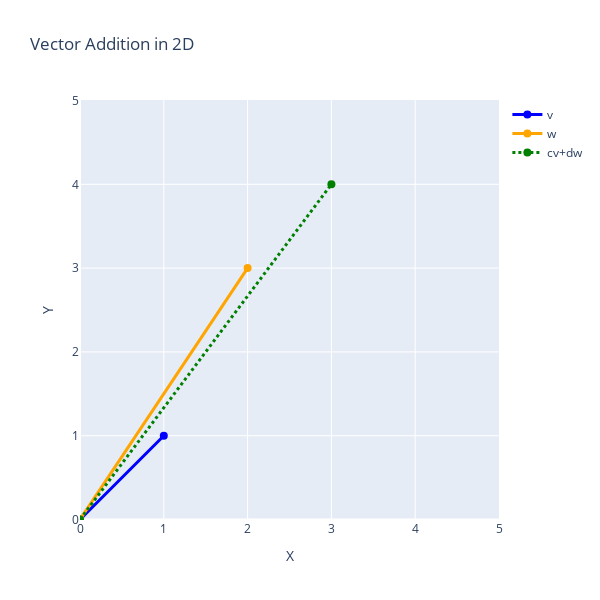

Notebook source saved alongside this figure:
### Code cell
# Create a figure
fig = go.Figure()

# Add vector v
fig.add_trace(go.Scatter(x=[0 ,v[0]], y=[0,v[1]],
                         mode = 'lines+markers', name = 'v',
                         line = dict(color = 'blue', width = 3),
                         marker = dict(size = 8)))

# Add vector w
fig.add_trace(go.Scatter(x=[0 ,w[0]], y=[0,w[1]],
                         mode = 'lines+markers', name = 'w',
                         line = dict(color = 'orange', width = 3),
                         marker = dict(size = 8)))


# Add the sum vector (v + w)
fig.add_trace(go.Scatter(x=[0 ,linear_combination[0]], y=[0,linear_combination[1]],
                         mode = 'lines+markers', name = 'cv+dw',
                         line = dict(color = 'green', width = 3, dash = 'dot'),
                         marker = dict(size = 8)))

# Set the layout
fig.update_layout(title = "Vector Addition in 2D",
                  xaxis = dict(range=[0, 5], zeroline = True, title = 'X'),
                  yaxis = dict(range=[0, 5], zeroline = True, title = 'Y'),
                  showlegend = True,
                  width=600,
                  height=600)

# Show the plot
fig.show()

### Figure 1 — Plotly figure (JSON) as saved in the notebook; plotly's stock layout.template omitted (floating-point values rounded to 4 significant figures)
{"data": [{"line": {"color": "blue", "width": 3}, "marker": {"size": 8}, "mode": "lines+markers", "name": "v", "type": "scatter", "x": [0, 1], "y": [0, 1]}, {"line": {"color": "orange", "width": 3}, "marker": {"size": 8}, "mode": "lines+markers", "name": "w", "type": "scatter", "x": [0, 2], "y": [0, 3]}, {"line": {"color": "green", "dash": "dot", "width": 3}, "marker": {"size": 8}, "mode": "lines+markers", "name": "cv+dw", "type": "scatter", "x": [0, 3], "y": [0, 4]}], "layout": {"height": 600, "showlegend": true, "title": {"text": "Vector Addition in 2D"}, "width": 600, "xaxis": {"range": [0, 5], "scaleanchor": "y", "scaleratio": 1, "title": {"text": "X"}, "zeroline": true}, "yaxis": {"range": [0, 5], "title": {"text": "Y"}, "zeroline": true}}}
